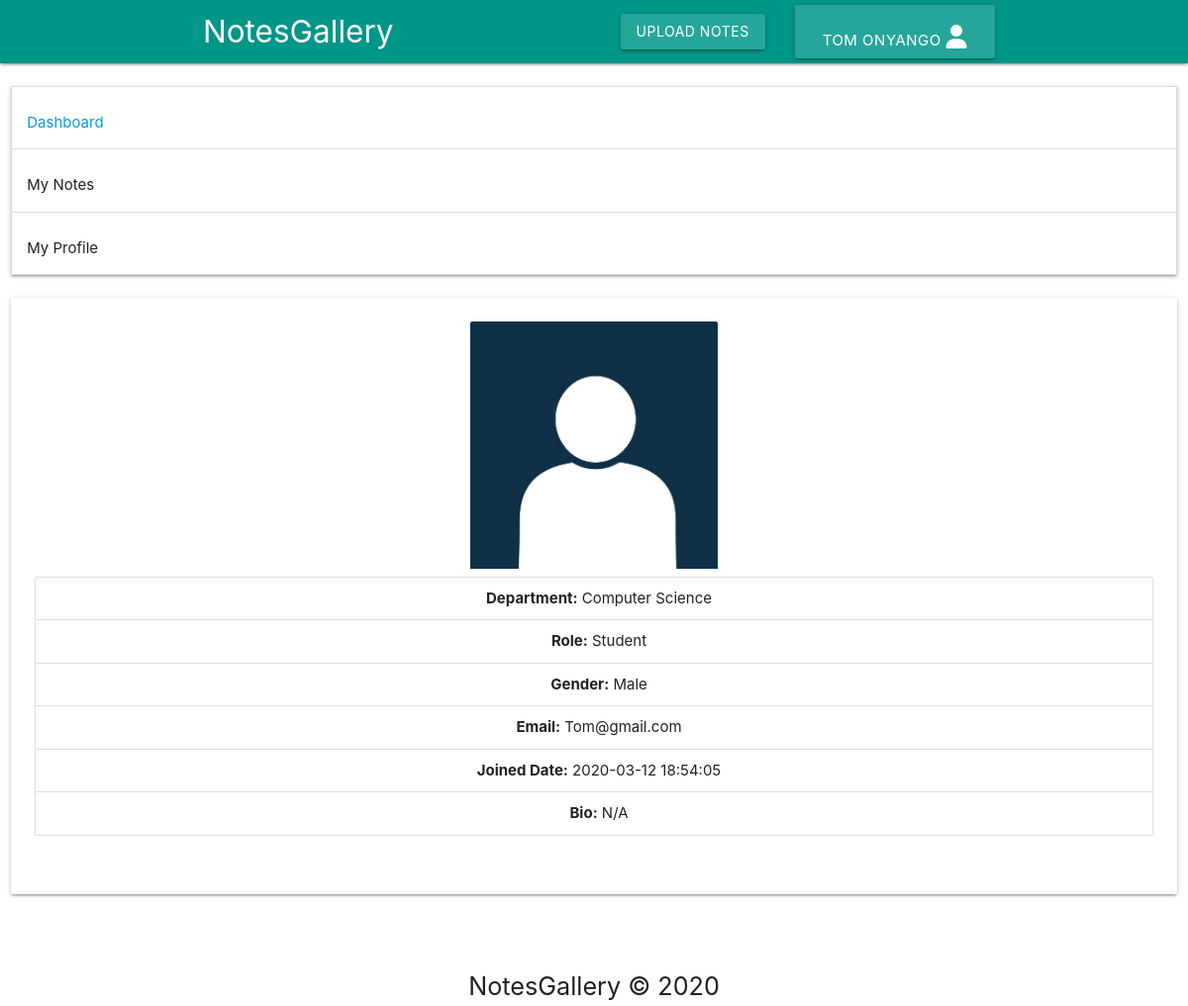
The page /dashboard/check-profile.php (signed in) on the database its author committed.
### tables this page shows
CREATE TABLE `users` (
  `id` int(11) NOT NULL,
  `username` varchar(225) NOT NULL,
  `name` varchar(225) NOT NULL,
  `about` varchar(300) NOT NULL DEFAULT 'N/A',
  `role` varchar(225) NOT NULL,
  `email` varchar(225) NOT NULL,
  `token` varchar(225) NOT NULL,
  `gender` varchar(225) NOT NULL,
  `password` varchar(225) NOT NULL,
  `course` varchar(225) NOT NULL,
  `image` varchar(225) NOT NULL DEFAULT 'profile.jpg',
  `joindate` varchar(225) NOT NULL
);

### dashboard/check-profile.php (the view, shortened to what this page needs)
<?php
if (isset($_SESSION['id'])) {
    include '../includes/dbh.inc.php';
    ?>
<!DOCTYPE html>
<html lang="en">
<head>
  <link rel="stylesheet" href="../css/materialize.min.css">
  <link rel="stylesheet" href="../css/custom.css">
  <link rel="stylesheet" href="../css/fontawesome/css/all.css">
</head>
<body>
 <div class="navbar-fixed">
        <nav class="teal">
            <div class="container">
                <div class="nav-wrapper">
                    <a href="index.php" class="brand-logo">NotesGallery</a>
                    <a href="#" class="sidenav-trigger" data-target="mobile-nav">
                        <ul class="right hide-on-med-and-down">
                            <li><a href="upload-notes.php" class="btn">Upload Notes</a></li>
                            <li><a class='dropdown-trigger btn btn-large' href='#' data-target='dropdown1'><?php echo $_SESSION['name'] ?> <i class="fas fa-user"></i> </a>
                            </li>
                        </ul>
                    </a>
                </div>
            </div>
        </nav>
    </div>
  <section class="section">
    <div class="container-fluid">
      <div class="row">
        <div class="col s12 m12">
           <ul class="collapsible">
    <li>
      <div class="collapsible-header"><a href="index.php">Dashboard</a></div>
    </li>
    <li>
      <div class="collapsible-header">My Notes</div>
    </li>
    <li>
      <div class="collapsible-header">My Profile</div>
    </li>
  </ul>
        </div>
        <div class="col s12 m12 center-on-small-only">
          <div class="card">
            <div class="card-content">
                    <div class="row">
                      <?php
                      $sql = "SELECT * FROM users WHERE id = ?";
                      $stmt = mysqli_stmt_init($conn);
                      if(!mysqli_stmt_prepare($stmt, $sql)){
                       echo '<div class="alert alert-danger fade center">
                              <p class="alert-heading h4">An error occured.!</p>
                          </div>';
                          exit();
                      } else {
                        mysqli_stmt_bind_param($stmt, "s", $_SESSION['id']);
                        mysqli_stmt_execute($stmt);
                        $result = mysqli_stmt_get_result($stmt);
                        if(mysqli_num_rows($result) > 0){
                          $row = mysqli_fetch_array($result);
                        }
                      }
                      ?>
                      <div class="col s12 m12">
                        <div class="card-image">
                           <img src="profile-pics/<?php echo $row['image'] ?>" alt="<?php echo $row['name'] ?>">
                        </div>
                        <ul class="collection with-header center">
                        <li class="collection-item"><b>Department:</b> <?php echo $row['course']; ?></li>
                        <li class="collection-item"><b>Role:</b> <?php echo ucfirst($row['role']) ?></li>
                        <li class="collection-item"><b>Gender:</b> <?php echo ucfirst($row['gender']) ?></li>
                        <li class="collection-item"><b>Email:</b> <?php echo ucfirst($row['email']) ?></li>
                        <li class="collection-item"><b>Joined Date:</b> <?php echo ucfirst($row['joindate']) ?></li>
                        <li class="collection-item"><b>Bio:</b> <?php echo ucfirst($row['about']) ?></li>
                      </ul>
                      </div>
                    </div>
            </div>
          </div>
      </div>
    </div>
  </section>
  <footer class="note-footer center">
    <div class="container">
      <p class="flow-text">NotesGallery &COPY; <script>document.write(new Date().getFullYear());</script></p>
    </div>
  </footer>
</body>
</html>
<?php
} else {
        echo '<script>alert("You need to login to view this page.!");window.location.href="../login.php";</script>';
        exit();
    }?>

### css/custom.css (style rules this page uses)
html, body { height: 100%; }
.brand-logo { margin-left: 25px; }
.collapsible li { margin-top: 10px; }
.note-footer { flex-shrink: 0; }

### dashboard/check-profile.php (style rules this page uses)
.card-image { margin: 0 auto; width: 250px; height: auto; }

### rows shown on the page
users: image (placeholder picture), course "Computer Science", role "Student", gender "Male", email "Tom@gmail.com", joindate "2020-03-12 18:54:05", about "N/A"

### other values the page prints
$_SESSION['name'] "TOM ONYANGO"
